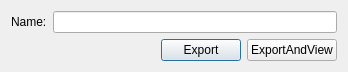
<?xml version="1.0" encoding="UTF-8"?>
<ui version="4.0">
 <class>ExportDialog</class>
 <widget class="QDialog" name="ExportDialog">
  <property name="geometry">
   <rect>
    <x>0</x>
    <y>0</y>
    <width>348</width>
    <height>71</height>
   </rect>
  </property>
  <property name="windowTitle">
   <string>Dialog</string>
  </property>
  <layout class="QVBoxLayout" name="verticalLayout">
   <item>
    <layout class="QHBoxLayout" name="horizontalLayout_2">
     <item>
      <widget class="QLabel" name="label">
       <property name="text">
        <string>Name:</string>
       </property>
      </widget>
     </item>
     <item>
      <widget class="QLineEdit" name="fileName"/>
     </item>
    </layout>
   </item>
   <item>
    <layout class="QHBoxLayout" name="horizontalLayout">
     <item>
      <spacer name="horizontalSpacer">
       <property name="orientation">
        <enum>Qt::Horizontal</enum>
       </property>
       <property name="sizeHint" stdset="0">
        <size>
         <width>40</width>
         <height>20</height>
        </size>
       </property>
      </spacer>
     </item>
     <item>
      <widget class="QPushButton" name="exportButton">
       <property name="text">
        <string>Export</string>
       </property>
      </widget>
     </item>
     <item>
      <widget class="QPushButton" name="exportAndViewButton">
       <property name="text">
        <string>ExportAndView</string>
       </property>
      </widget>
     </item>
    </layout>
   </item>
  </layout>
 </widget>
 <resources/>
 <connections/>
</ui>
